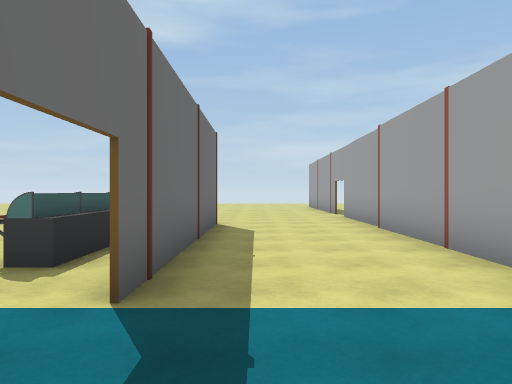
view 1 (above)

24 first-person views from a walk through a 3-D level made in the Unity game engine. The camera is 1.5 m above the floor, looks level and sees 70° across. Doors are open. The floor is counted in squares, 2 m on a side. Each view is taken from the middle of a square. On the plan, view 1 faces up. The plan holds only what a view shows up to about 11 squares ahead; the rest is blank. The place goes on beyond the plan. Some surface patterns are stand-ins.

view 2
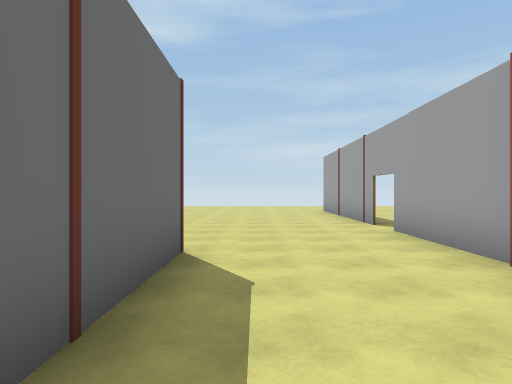

view 3
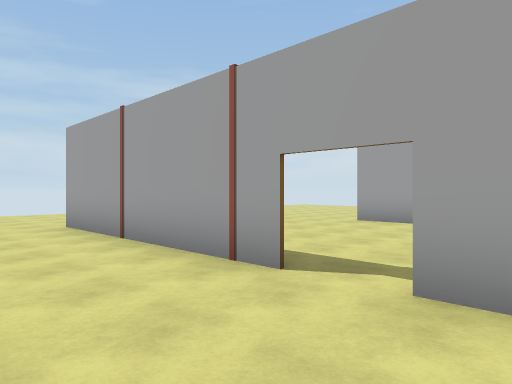

view 4
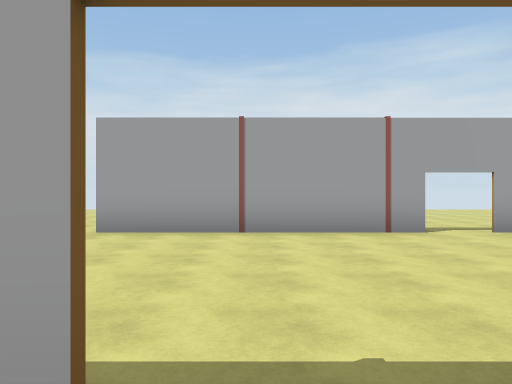

view 5
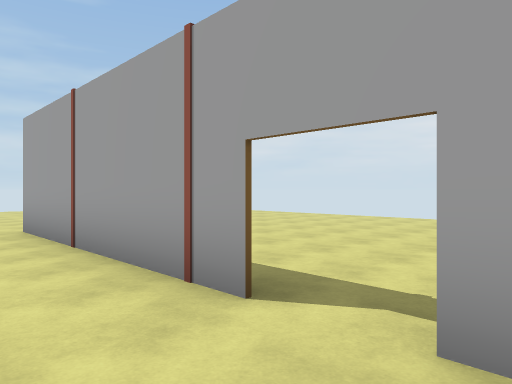

view 6
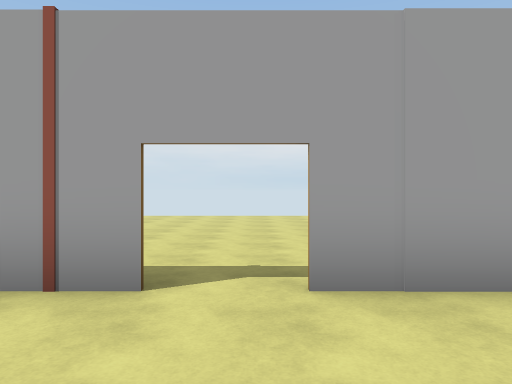

view 7
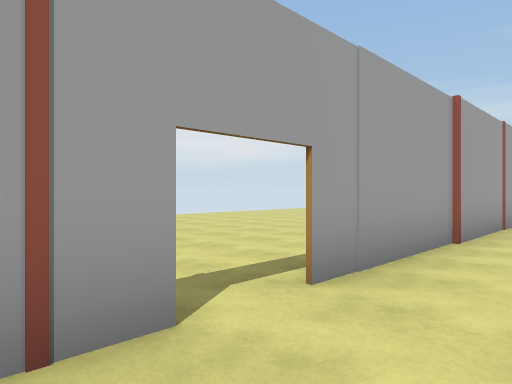

view 8
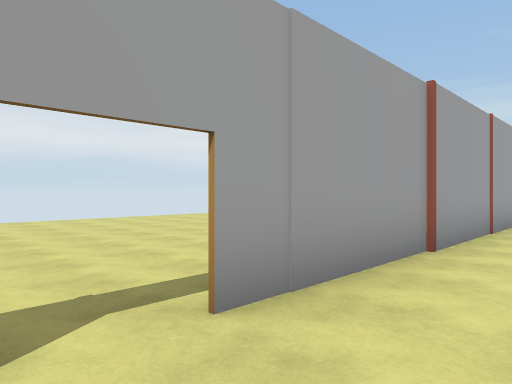

view 9
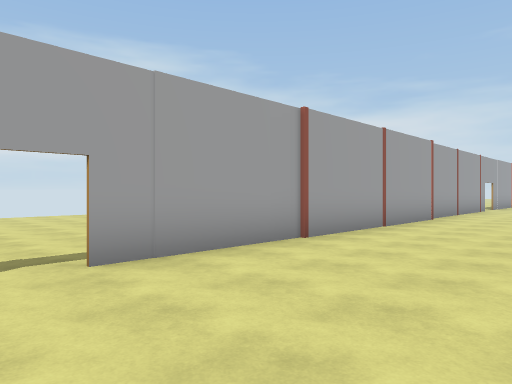

view 10
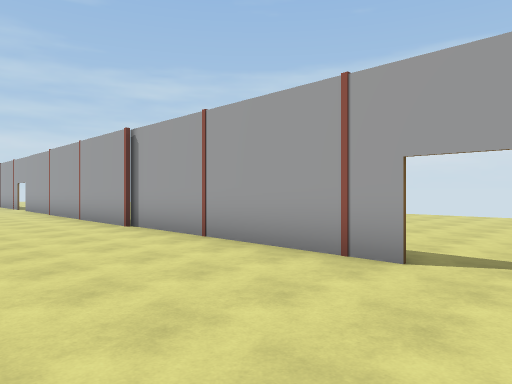

view 11
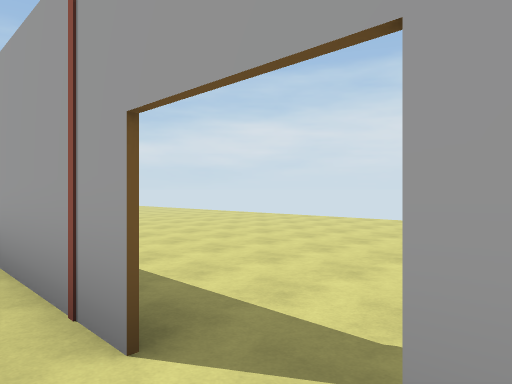

view 12
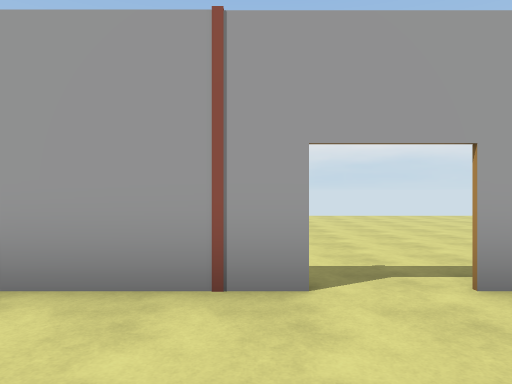

view 13
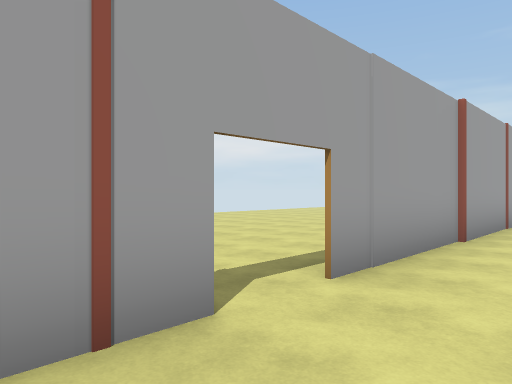

view 14
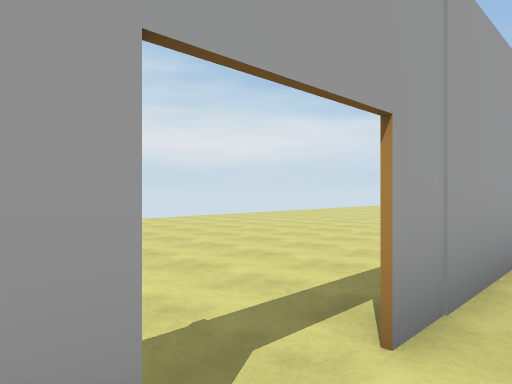

view 15
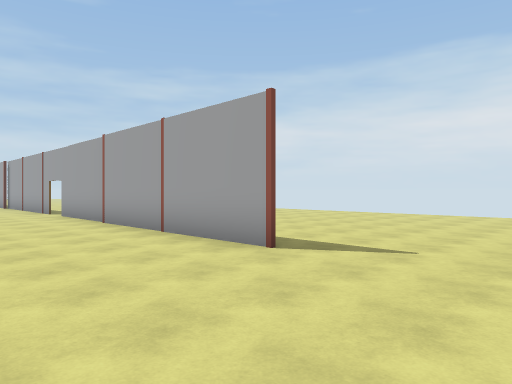

view 16
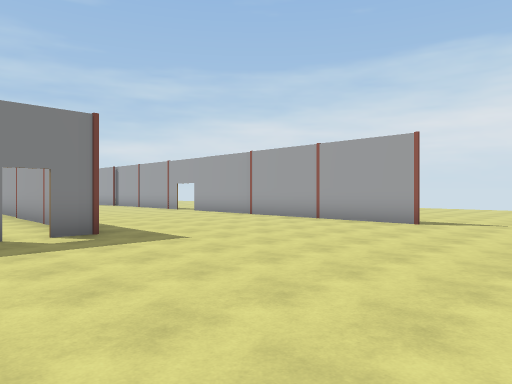

view 17
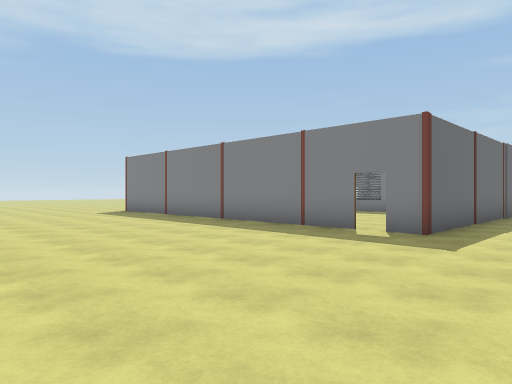

view 18
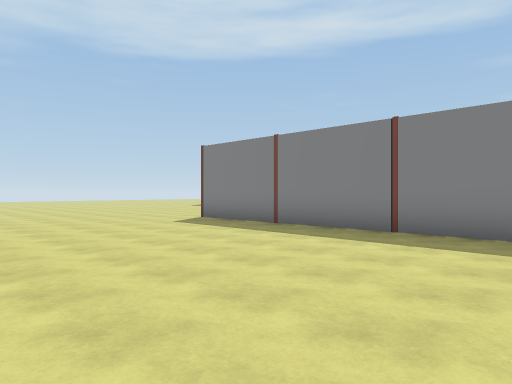

view 19
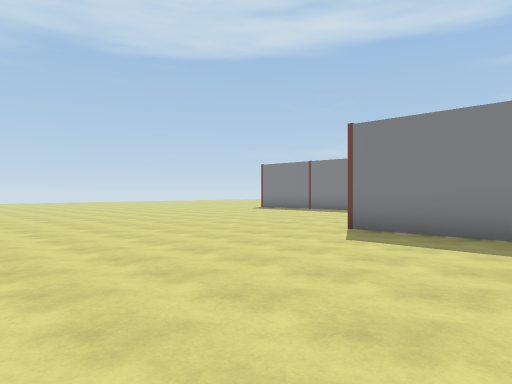

view 20
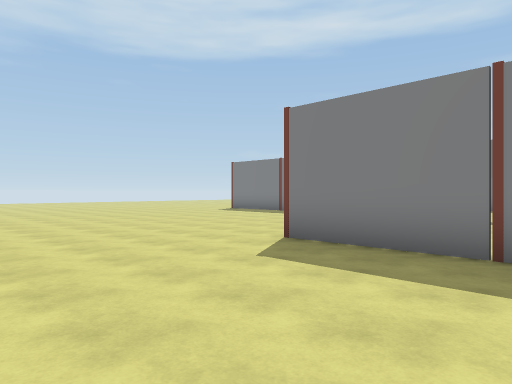

view 21
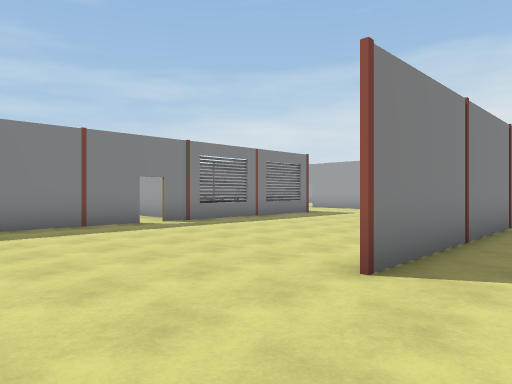

view 22
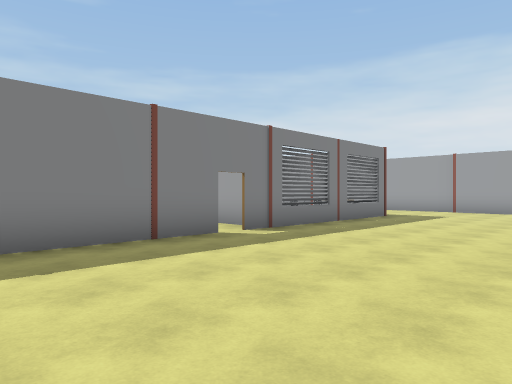

view 23
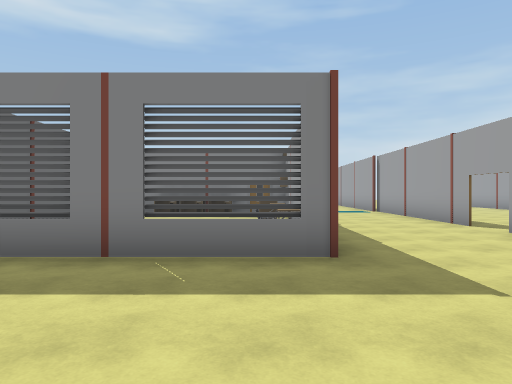

view 24
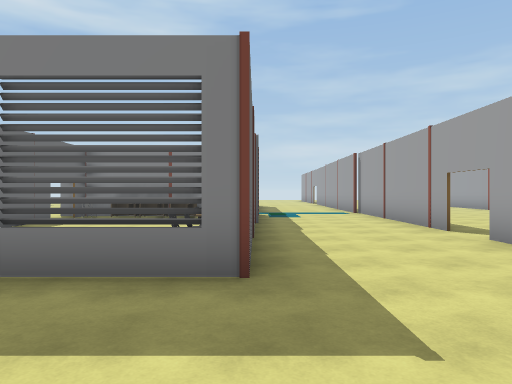

### Floor plan
Points are (right, up) in squares from view 1. A wall is a line through its corners. A room is listed if a view was taken in it or the views show most of it. See-through windows are left out.
Room 1 (views 1, 2, 5, 6, 7, 8, 9, 10, 11, 12, 13, 14, 15, 16, 17, 18, 19, 20, 21, 22, 23, 24)
walls: (2.7, -5.8) (2.7, -5.2); (2.6, -8.1) (2.6, -14.4) (1.8, -14.4); (2.7, -4) (2.7, 0); (8.8, -7.5) (8.8, 7.6); (-1, -7.8) (-7.1, -7.8); (2.7, -11.9) (2.7, -8); (1.2, -14.4) (-9, -14.4); (2.7, 3.6) (2.7, 9.6); (-7.6, -7.8) (-11.1, -7.8); (8.8, -17.8) (8.8, -8.6); (-0.9, 8.6) (-0.9, 2.4); (8.8, 8.8) (8.8, 15)
ways out: opening at (1, 8.7) to room 2; opening at (3, 12) to room 2; open door at (-1, 2) to room 2; gap at (-7.5, -8); gap at (1, -14); gap at (9, 15)
Room 2 (views 3, 4)
walls: (-6.3, -1.5) (-6.3, -5.9); (2.7, 9.6) (2.7, 11.1); (2.7, 12.2) (2.7, 15.5); (-1.1, -4.5) (-1.1, -1)
ways out: opening at (1, 8.7) to room 1; opening at (3, 12) to room 1; open door at (-1, 2) to room 1; open door at (-7.5, 0)
objects: other object (-6, 0); other object (-5, 0); other object (-4, 0); other object (-3, 0); other object (-2, -7); other object (-2, -6); other object (-2, -5); other object (-2, -4); other object (-2, -2); other object (-2, 4); other object (-2, 5)

Where each view was taken, in squares from view 1:
view 1: 0 up, 0 right, facing up
view 2: 4 up, 0 right, facing up
view 3: 10 up, 0 right, facing up-right
view 4: 12 up, 2 right, facing right
view 5: 7 up, 7 right, facing up-right
view 6: 8 up, 6 right, facing right
view 7: 10 up, 7 right, facing down-right
view 8: 9 up, 7 right, facing down-right
view 9: 9 up, 5 right, facing down-right
view 10: 9 down, 5 right, facing up-right
view 11: 9 down, 8 right, facing up-right
view 12: 7 down, 6 right, facing right
view 13: 6 down, 7 right, facing down-right
view 14: 7 down, 8 right, facing down-right
view 15: 21 down, 5 right, facing up-right
view 16: 21 down, 0 right, facing up-right
view 17: 21 down, 5 right, facing up-left
view 18: 21 down, 0 right, facing up-left
view 19: 21 down, 5 left, facing up-left
view 20: 19 down, 5 left, facing up-left
view 21: 16 down, 12 left, facing up-right
view 22: 13 down, 12 left, facing up-right
view 23: 12 down, 2 left, facing up
view 24: 11 down, 1 left, facing up
